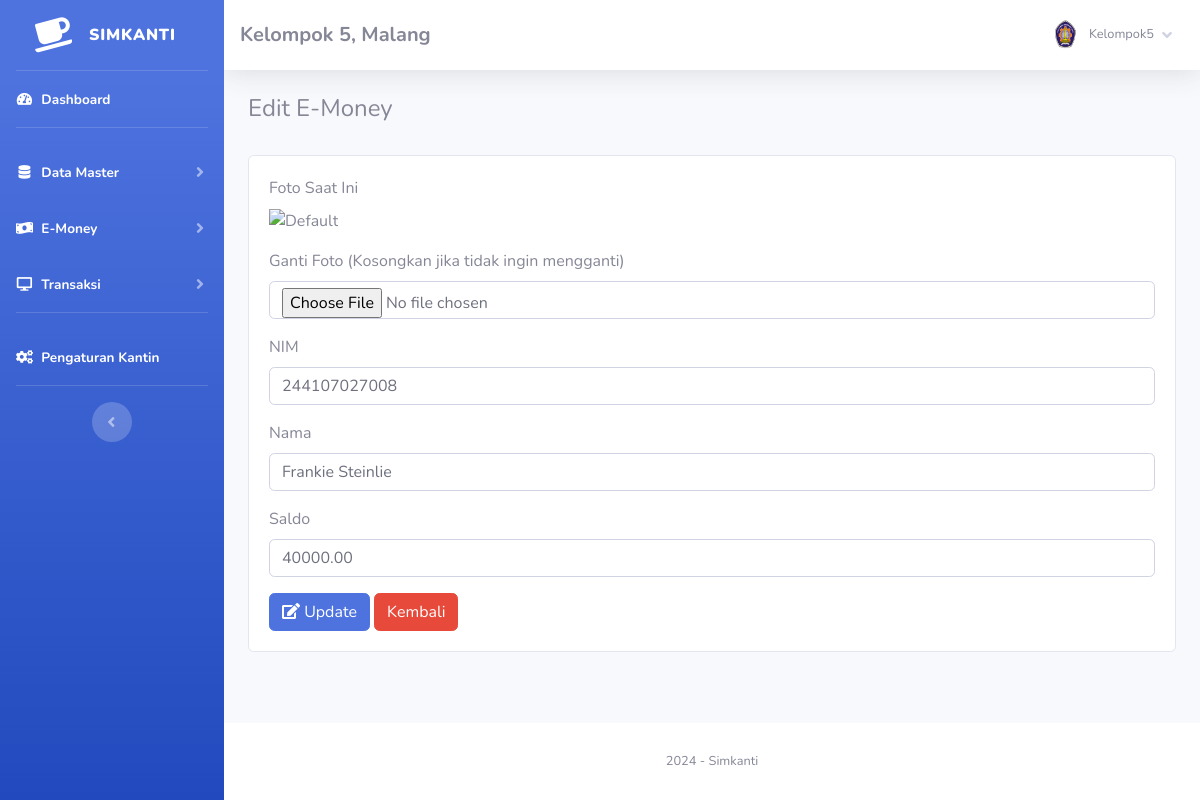
The page /index.php?page=emoney/edit&id=8 (signed in) on the database as committed earlier.
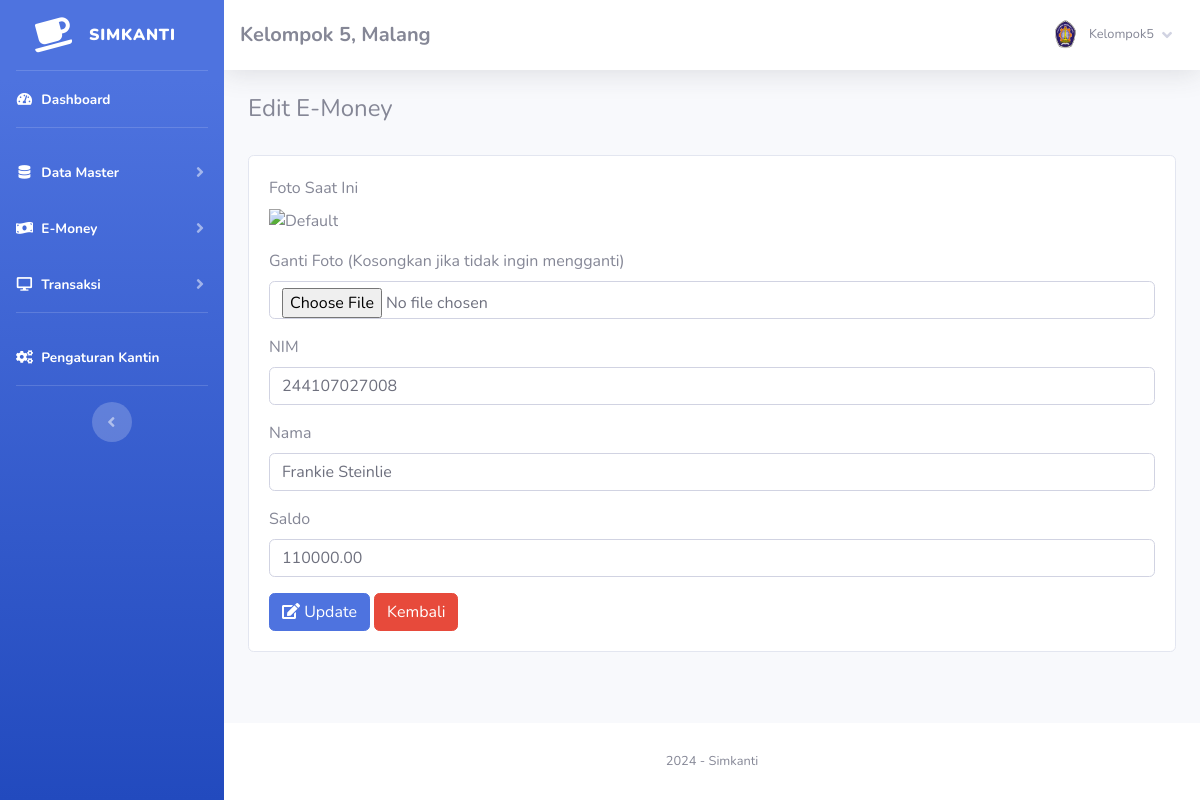
The same page on the database as committed later.
### tables this page shows
CREATE TABLE `emoney` (
  `id` int NOT NULL AUTO_INCREMENT,
  `nim` varchar(20) NOT NULL,
  `nama` varchar(100) NOT NULL,
  `foto` varchar(255) DEFAULT NULL,
  `saldo` decimal(10,2) NOT NULL,
  PRIMARY KEY (`id`)
);

### admin/module/emoney/edit/index.php (the view, shortened to what this page needs)
<?php
$id = $_GET['id'];
$sql = 'SELECT * FROM emoney WHERE id = ?';
$row = $config->prepare($sql);
$row->execute(array($id));
$data = $row->fetch();
?>
<h4>Edit E-Money</h4>
<br>
<div class="card">
    <div class="card-body">
        <form action="fungsi/edit/edit.php?emoney=edit" method="POST" enctype="multipart/form-data">
            <div class="form-group">
                <label>Foto Saat Ini</label><br>
                <?php if($data['foto']): ?>
                    <img src="assets/img/emoney/<?php echo $data['foto']; ?>" alt="Foto" style="width:100px; height:100px; object-fit:cover;">
                <?php else: ?>
                    <img src="assets/img/default-user.png" alt="Default" style="width:100px; height:100px; object-fit:cover;">
                <?php endif; ?>
            </div>
            <div class="form-group">
                <label>Ganti Foto (Kosongkan jika tidak ingin mengganti)</label>
                <input type="file" name="foto" class="form-control" accept="image/*">
            </div>
            <div class="form-group">
                <label>NIM</label>
                <input type="text" name="nim" value="<?php echo $data['nim']; ?>" class="form-control" required>
            </div>
            <div class="form-group">
                <label>Nama</label>
                <input type="text" name="nama" value="<?php echo $data['nama']; ?>" class="form-control" required>
            </div>
            <div class="form-group">
                <label>Saldo</label>
                <input type="number" name="saldo" value="<?php echo $data['saldo']; ?>" class="form-control" step="0.01" required>
            </div>
            <button type="submit" class="btn btn-primary"><i class="fa fa-edit"></i> Update</button>
            <a href="index.php?page=emoney" class="btn btn-danger">Kembali</a>
        </form>
    </div>
</div>

Rows that differ between the two databases and show on the page:
changed emoney "Frankie Steinlie": saldo "40000.00" → "110000.00"
